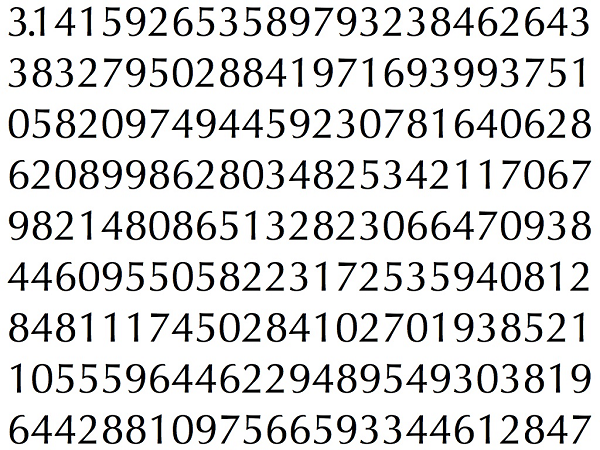
#> input picture PF/test_image.png, 600 x 450 px
$ python -i testing_code.py   (imports and definitions only)   (older library calls are emulated)
#> lines starting #> are read from the running program, lines starting #| are printed output that depends on the picture; after the words box and inside, x2 and y2 are one past the last pixel; in counts of white or black regions, pixels touching at a corner belong together
#> further down, picture is the input picture: shape (450, 600, 3); mean B, G, R 217.4, 217.6, 217.5
"""
	testing_code.py

	This code segments blue color objects. Then makes an
	AND-bitwise operation between the mask and input images.
	With the resulting blue mask image then creates a roi,
	inside this region numbers can be detected.

	author: Miguel Benavides, Laura Morales
	date created: 9 May 2018
	universidad de monterrey
"""

# import required libraries
import numpy as np
import matplotlib.pyplot as plt
import cv2
import time

#######   training part   #############
# [1 line that did not run here, left out]
# [1 line that did not run here, left out]
# [1 line that did not run here, left out]

model = cv2.ml.KNearest_create()
# [1 line not run here, left out]

#######   testing part    #############

#Frame width & Height
w=640
h=480

# [56 lines left out: functions order_points, four_point_transform, auto_canny, not called in this run]

def resize_and_threshold_warped(image):
        #Resize the corrected image to proper size & convert it to grayscale
        #warped_new =  cv2.resize(image,(w/2, h/2))
        warped_new_gray = cv2.cvtColor(image, cv2.COLOR_BGR2GRAY)

        #Smoothing Out Image
        blur = cv2.GaussianBlur(warped_new_gray,(5,5),0)
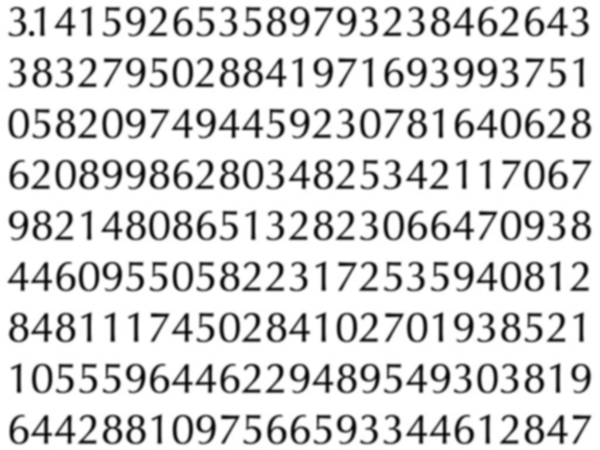
#> blur: shape (450, 600); min 4, max 255, mean 217.5

        #Calculate the maximum pixel and minimum pixel value & compute threshold
        min_val, max_val, min_loc, max_loc = cv2.minMaxLoc(blur)
#> min_val = 4; max_val = 255; min_loc = (25, 223); max_loc = (0, 0)
        threshold = (min_val + max_val)/2
#> threshold = 129.5

        #Threshold the image
        ret, warped_processed = cv2.threshold(warped_new_gray, threshold, 255, cv2.THRESH_BINARY)
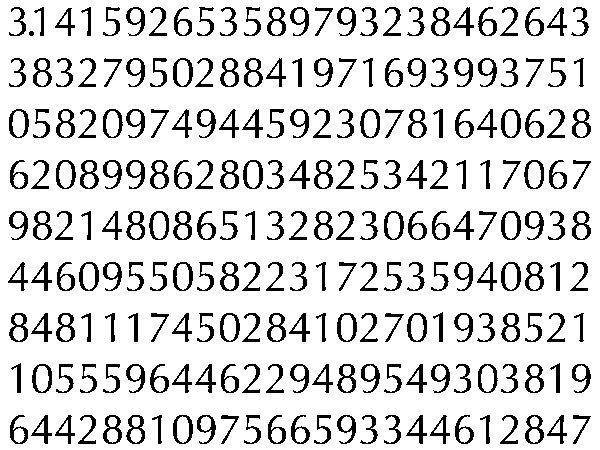
#> warped_processed: shape (450, 600); 85.2% white; 226 black regions, largest, box (x1, y1, x2, y2) and area: (173, 211, 192, 240) 240, (9, 313, 28, 342) 237, (220, 262, 239, 291) 236
#> ret = 129

        #return the thresholded image
        return warped_processed

#Font Type
font = cv2.FONT_HERSHEY_SIMPLEX

# create a VideoCapture object
# [118 lines not run here, left out]

>>> import cv2
>>> picture = cv2.imread('test_image.png')
>>> result = resize_and_threshold_warped(picture)

$ run again, on PF/training_image.png
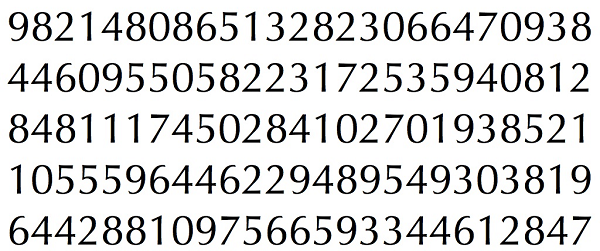
#> input picture PF/training_image.png, 600 x 251 px
#> picture is the input picture: shape (251, 600, 3); mean B, G, R 217.5, 217.7, 217.6
#> in resize_and_threshold_warped, `blur = cv2.GaussianBlur(warped_new_gray,(5,5),0)`:
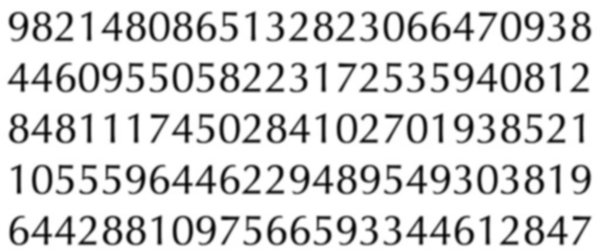
#> blur: shape (251, 600); min 4, max 255, mean 217.7
#> min_val = 4; max_val = 255; min_loc = (25, 24); max_loc = (0, 0)
#> threshold = 129.5
#> in resize_and_threshold_warped, `ret, warped_processed = cv2.threshold(warped_new_gray, threshold, 255,..`:
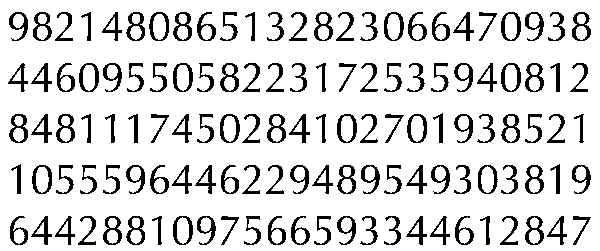
#> warped_processed: shape (251, 600); 85.2% white; 125 black regions, largest, box (x1, y1, x2, y2) and area: (173, 12, 192, 41) 240, (9, 114, 28, 143) 237, (220, 63, 239, 92) 236
#> ret = 129

$ run again, on PF/3.jpeg
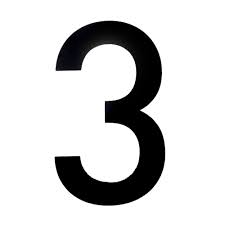
#> input picture PF/3.jpeg, 225 x 225 px
#> picture is the input picture: shape (225, 225, 3); mean B, G, R 210.8, 210.7, 210.7
#> in resize_and_threshold_warped, `blur = cv2.GaussianBlur(warped_new_gray,(5,5),0)`:
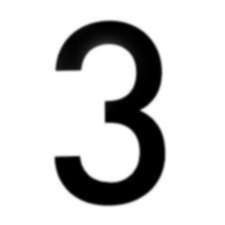
#> blur: shape (225, 225); min 0, max 255, mean 210.7
#> min_val = 0; max_val = 255; min_loc = (121, 25); max_loc = (0, 0)
#> threshold = 127.5
#> in resize_and_threshold_warped, `ret, warped_processed = cv2.threshold(warped_new_gray, threshold, 255,..`:
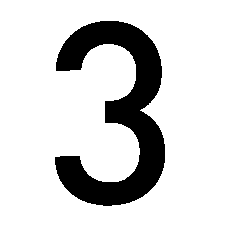
#> warped_processed: shape (225, 225); 82.5% white; 1 black region, box (x1, y1, x2, y2) and area: (55, 21, 165, 206) 8881
#> ret = 127

$ run again, on PF/numbers.jpg
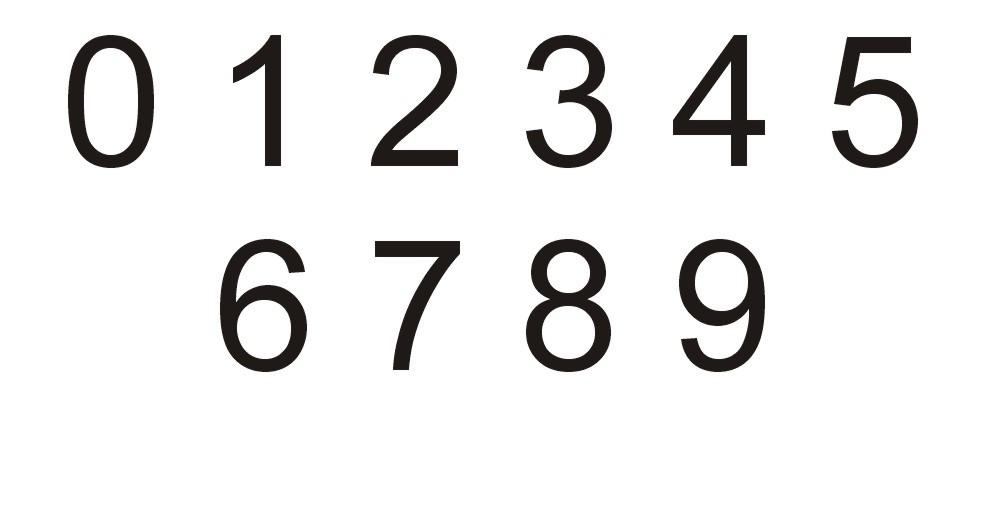
#> input picture PF/numbers.jpg, 986 x 517 px
#> picture is the input picture: shape (517, 986, 3); mean B, G, R 235, 235.2, 235.7
#> min_val = 24; max_val = 255; min_loc = (558, 163); max_loc = (0, 0)
#> threshold = 139.5
#> in resize_and_threshold_warped, `ret, warped_processed = cv2.threshold(warped_new_gray, threshold, 255,..`:
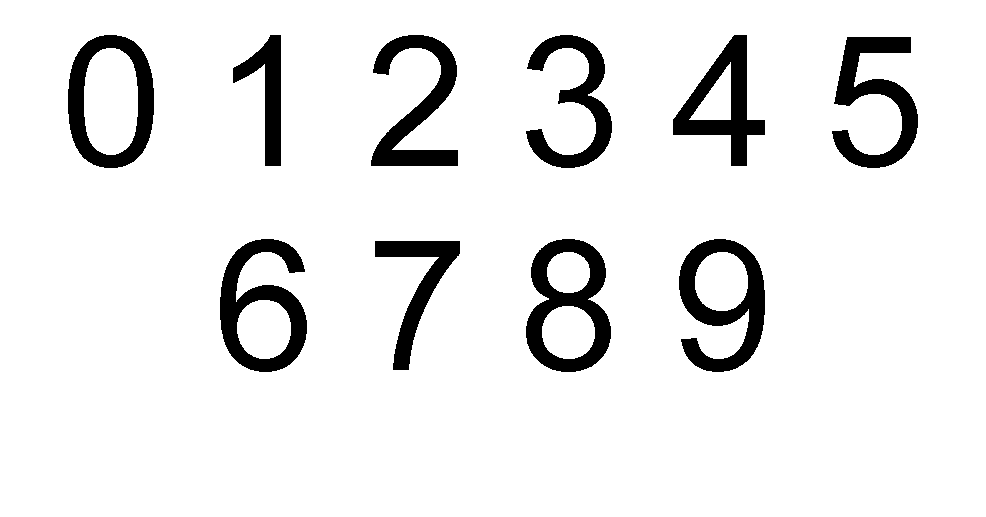
#> warped_processed: shape (517, 986); 91.5% white; 10 black regions, largest, box (x1, y1, x2, y2) and area: (526, 239, 611, 372) 5161, (220, 239, 307, 372) 5123, (679, 239, 765, 372) 5081
#> ret = 139
